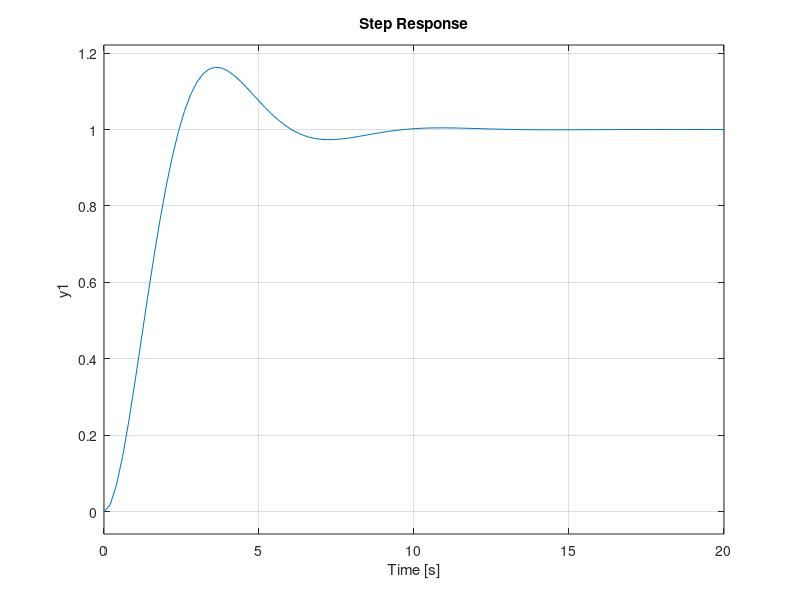

This figure's MATLAB source:
clc;
clear all;

s = tf('s'); 
S = (s*(s+1))/(s^2+s+0.25);

k=0.0625;
M1 = 0.0625/(s^2+s+0.0625)

k=0.25;
M2 = 0.25/(s^2+s+0.25)

k=1;
M3 = 1/(s^2+s+1)

hold on; 
step(M1); 

step(M2); 
step(M3);